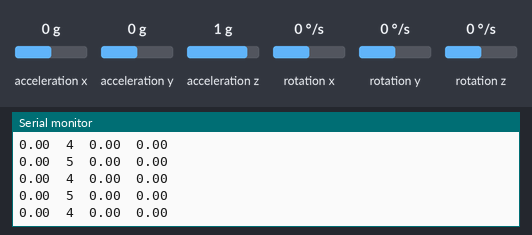
The sketch below on a simulated Arduino Leonardo, built with avr-gcc and run on an emulated ATmega32U4. Shown: the last lines printed to the serial monitor. Inputs (shaded band) come from the test bench; at power-on: acceleration x 0 g, acceleration y 0 g, acceleration z 1 g, rotation x 0 °/s, rotation y 0 °/s, rotation z 0 °/s.

Above: at 1.2 s.
1.3 s: acceleration x set to -1.4 g
At 2.2 s:
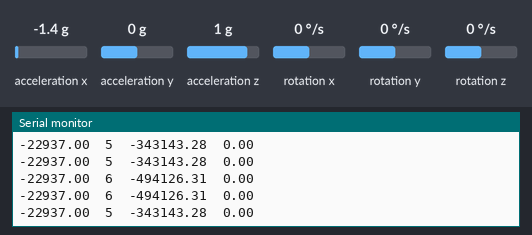
2.8 s: acceleration x set to 0 g
At 3.4 s:
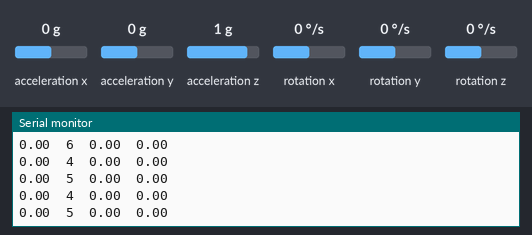
Timing chart, 0 to 5.8 s (numbered marks = the images above; inputs shaded):
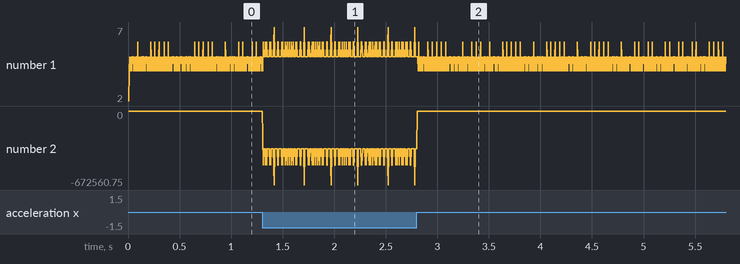

The sketch:

ZumoBot_Path_Planning.ino
```cpp
/**********************************************************************************
 * ZumoBot_Path_Planning
 *
 * Author: Calvin Kielas-Jensen
 * Date: 10/29/2017
 *
 * Description: This program is written for the Pololu Zumobot 32U4 with 50:1
 *  gearmotors. It is written as a test and proof of concept for implementing a
 *  light weight path planning algorithm. The inital design assumes it will use
 *  three proximity sensors (left, right, and front) as provided by the Zumobot
 *  library. It should create a map of the course and then determine the shortest
 *  path to the goal from the start. Due to the low processing and memory
 *  capabilities of the ATMEGA 32U4, the algorithms take many shortcuts and strive
 *  to avoid floating point calculations when possible.
 *
 *  Units: Unless otherwise specified, all units are converted to mm
 *********************************************************************************/

#include <Wire.h>
#include <Zumo32U4.h>

#define DEBUG
#ifdef DEBUG
  #define DBprint(x) Serial.print(x)
  #define DBprintln(x) Serial.println(x)
#else
  #define DBprint(x)
  #define DBprintln(x)
#endif

// Serial communication baud rate
#define BAUD 115200
// Length from one track to the other in mm from the Pololu website
#define WHEEL_BASE 98
// Constant to convert encoder ticks to mm traveled, the equation used was:
// TICK2MM = (D*PI) / (CPR*GearRatio)
// The values came from Pololu:
// D = 39 mm
// CPR = 12 counts per revolution
// GearRatio = 51.45
#define TICK2MM 0.198449
// Sample time in ms for all filter and control loops
#define TS 1
// Linear acceleration sensitivity for FS = +/- 2 G
// Comes from LSM303D datasheet, (mG/LSB)
#define LA_So 0.061
// Converts mGs to mm/s^2
#define mG2MM 9.81

Zumo32U4LCD lcd;
Zumo32U4Encoders encoders;
Zumo32U4Motors motors;
Zumo32U4LineSensors lineSensors;
Zumo32U4ProximitySensors proxSensors;
LSM303 compass;
L3G gyro;

// Encoder Odometry
float encDistance, encTheta;

// Save all IMU data into one struct
typedef struct {
  float gx;
  float gy;
  float gz;
  float ax;
  float ay;
  float az;
  float mx;
  float my;
  float mz;
} IMUStruct;
IMUStruct IMU;

// Timing
uint16_t lastTime = 0;
uint16_t curTime = 0;
uint16_t dt;

void setup() {
  #ifdef DEBUG
    Serial.begin(BAUD);
  #endif

  Wire.begin();
  initializeIMU( &compass, &gyro );
  lineSensors.initThreeSensors();
  proxSensors.initThreeSensors();
}

void loop() {

  curTime = millis();
  dt = curTime - lastTime;
  if ( dt > TS ) {
    updateEncoderOdometry( &encoders, &encDistance, &encTheta );
    updateIMUOdometry( &compass, &gyro, &IMU );
    DBprint(IMU.ax);
    DBprint('\t');
    DBprint(dt);
    DBprint('\t');
    DBprint(compass.a.x*LA_So*mG2MM*dt*dt);
    DBprint('\t');
    DBprintln(encDistance);
    lastTime = curTime;
  }

}

/*
 * initializeIMU
 *
 * Initializes the IMU and check for errors. Will drop into an infinite loop if either the compass
 * or gyro fail to initialize.
 */
void initializeIMU( LSM303 *compass, L3G *gyro ) {
  if (!compass->init()) {
    // Failed to detect the compass.
    ledRed(1);
    while(1);
  }

  compass->enableDefault();

  if (!gyro->init()) {
    // Failed to detect the gyro.
    ledRed(1);
    while(1);
  }

  gyro->enableDefault();

}

/*
 * updateEncoderOdometry
 *
 * Reads the encoder data and produces a distance and heading in mm and radians respectively.
 */
void updateEncoderOdometry( Zumo32U4Encoders *encoders, float *encDistance, float *encTheta ) {
  int16_t leftCounts, rightCounts;

  if (encoders->checkErrorLeft() || encoders->checkErrorRight()) {
    // May add some error code here in the future, for now, do nothing
  } else {
    leftCounts = encoders->getCountsLeft();
    rightCounts = encoders->getCountsRight();

    *encDistance = (float) TICK2MM * (leftCounts + rightCounts) / 2.0;
    *encTheta = (float) TICK2MM * (leftCounts - rightCounts) / WHEEL_BASE;
  }

}

/*
 * updateIMUOdometry
 *
 * Reads the compass and gyro data and then passes it through the Mahony
 * filter in order to produce a filtered result.
 */
void updateIMUOdometry( LSM303 *compass, L3G *gyro, IMUStruct *IMU ) {

  compass->read();
  gyro->read();

  IMU->gx = gyro->g.x;
  IMU->gy = gyro->g.y;
  IMU->gz = gyro->g.z;
  IMU->ax = compass->a.x;
  IMU->ay = compass->a.y;
  IMU->az = compass->a.z;
  IMU->mx = compass->m.x;
  IMU->my = compass->m.y;
  IMU->mz = compass->m.z;

}

/*
 * compFilter
 *
 *
 */
float distCompFilt( float accel, float encoder, uint16_t dt ) {

  float accelDist = accel*LA_So*mG2MM/(dt*1000.0);
  return;

}

float rotCompFilt( float gyro, float magnometer, float encoderTheta ) {

  return;

}
```

Measured:
- after the input at 1.3 s, the serial monitor: prints a new line at once (image 1)
- plotted number 2: 0 → -343143.28 after the input at 1.3 s
